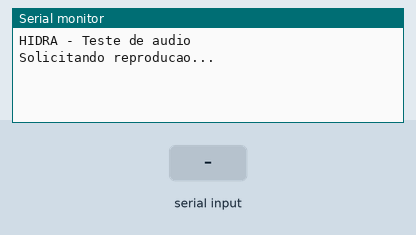
Recording of a sketch running on a simulated ESP32. On the bench: the last lines printed to the serial monitor. The test bench sets the inputs (shaded band).

Above: at 5.2 s.
5.3 s: "1" received over the second serial link
At 5.6 s:
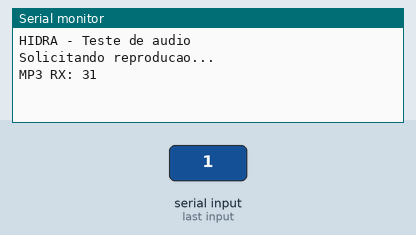
6.8 s: "0" received over the second serial link
At 7.9 s:
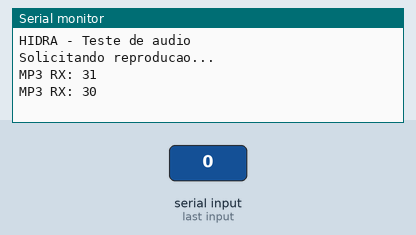
8.3 s: "2" received over the second serial link
At 9.1 s:
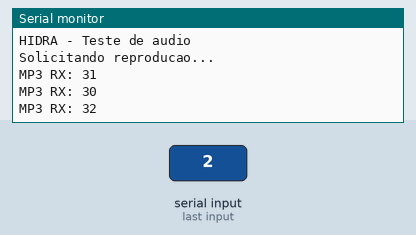

Measured:
- after the input at 5.3 s, the serial monitor: prints a new line at once (image 1)
- after the input at 6.8 s, the serial monitor: prints a new line at once (image 2)
- after the input at 8.3 s, the serial monitor: prints a new line at once (image 3)

The sketch:

alto_falante.ino
```cpp
#include <Arduino.h>

constexpr uint8_t MP3_RX = 25;
constexpr uint8_t MP3_TX = 26;

HardwareSerial mp3(2);

// Envia um comando pelo protocolo serial do modulo
void enviarComando(uint8_t comando, uint16_t parametro) {
  uint8_t pacote[10] = {
    0x7E, 0xFF, 0x06, comando, 0x00,
    (uint8_t)(parametro >> 8),
    (uint8_t)(parametro & 0xFF),
    0x00, 0x00, 0xEF
  };

  uint16_t soma = 0;
  for (int i = 1; i <= 6; i++) {
    soma += pacote[i];
  }

  uint16_t checksum = 0 - soma;

  pacote[7] = checksum >> 8;
  pacote[8] = checksum & 0xFF;

  mp3.write(pacote, 10);
  mp3.flush();
}

void setup() {
  Serial.begin(115200);
  mp3.begin(9600, SERIAL_8N1, MP3_RX, MP3_TX);

  Serial.println("HIDRA - Teste de audio");

  // Aguarda inicializacao e leitura do microSD
  delay(3000);

  // Volume minimo (escala de 0 a 30)
  enviarComando(0x06, 30);
  delay(1000);

  // Reproduz o primeiro arquivo MP3
  Serial.println("Solicitando reproducao...");
  enviarComando(0x03, 1);
}

void loop() {
  // Exibe eventuais respostas do modulo
  while (mp3.available()) {
    Serial.printf("MP3 RX: %02X\n", mp3.read());
  }
}
```
